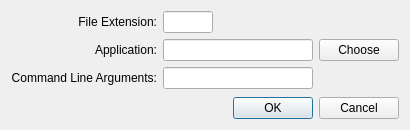
<?xml version="1.0" encoding="UTF-8"?>
<ui version="4.0">
 <class>FileAssociationEditDialog</class>
 <widget class="QDialog" name="FileAssociationEditDialog">
  <property name="geometry">
   <rect>
    <x>0</x>
    <y>0</y>
    <width>385</width>
    <height>130</height>
   </rect>
  </property>
  <property name="windowTitle">
   <string>Edit File Association</string>
  </property>
  <layout class="QVBoxLayout" name="verticalLayout">
   <item>
    <layout class="QGridLayout" name="gridLayout">
     <item row="0" column="0">
      <widget class="QLabel" name="label">
       <property name="text">
        <string>File Extension:</string>
       </property>
       <property name="alignment">
        <set>Qt::AlignRight|Qt::AlignTrailing|Qt::AlignVCenter</set>
       </property>
      </widget>
     </item>
     <item row="0" column="1">
      <widget class="QLineEdit" name="extension">
       <property name="maximumSize">
        <size>
         <width>50</width>
         <height>16777215</height>
        </size>
       </property>
      </widget>
     </item>
     <item row="1" column="0">
      <widget class="QLabel" name="label_2">
       <property name="text">
        <string>Application:</string>
       </property>
       <property name="alignment">
        <set>Qt::AlignRight|Qt::AlignTrailing|Qt::AlignVCenter</set>
       </property>
      </widget>
     </item>
     <item row="1" column="1">
      <widget class="QLineEdit" name="application">
       <property name="minimumSize">
        <size>
         <width>150</width>
         <height>0</height>
        </size>
       </property>
      </widget>
     </item>
     <item row="1" column="2">
      <widget class="QPushButton" name="choose">
       <property name="text">
        <string>Choose</string>
       </property>
      </widget>
     </item>
     <item row="2" column="0">
      <widget class="QLabel" name="label_3">
       <property name="text">
        <string>Command Line Arguments:</string>
       </property>
       <property name="alignment">
        <set>Qt::AlignRight|Qt::AlignTrailing|Qt::AlignVCenter</set>
       </property>
      </widget>
     </item>
     <item row="2" column="1">
      <widget class="QLineEdit" name="arguments"/>
     </item>
    </layout>
   </item>
   <item>
    <spacer name="verticalSpacer">
     <property name="orientation">
      <enum>Qt::Vertical</enum>
     </property>
     <property name="sizeHint" stdset="0">
      <size>
       <width>20</width>
       <height>123</height>
      </size>
     </property>
    </spacer>
   </item>
   <item>
    <widget class="QDialogButtonBox" name="buttonBox">
     <property name="orientation">
      <enum>Qt::Horizontal</enum>
     </property>
     <property name="standardButtons">
      <set>QDialogButtonBox::Cancel|QDialogButtonBox::Ok</set>
     </property>
    </widget>
   </item>
  </layout>
 </widget>
 <resources/>
 <connections>
  <connection>
   <sender>buttonBox</sender>
   <signal>accepted()</signal>
   <receiver>FileAssociationEditDialog</receiver>
   <slot>accept()</slot>
   <hints>
    <hint type="sourcelabel">
     <x>248</x>
     <y>254</y>
    </hint>
    <hint type="destinationlabel">
     <x>157</x>
     <y>274</y>
    </hint>
   </hints>
  </connection>
  <connection>
   <sender>buttonBox</sender>
   <signal>rejected()</signal>
   <receiver>FileAssociationEditDialog</receiver>
   <slot>reject()</slot>
   <hints>
    <hint type="sourcelabel">
     <x>316</x>
     <y>260</y>
    </hint>
    <hint type="destinationlabel">
     <x>286</x>
     <y>274</y>
    </hint>
   </hints>
  </connection>
 </connections>
</ui>
